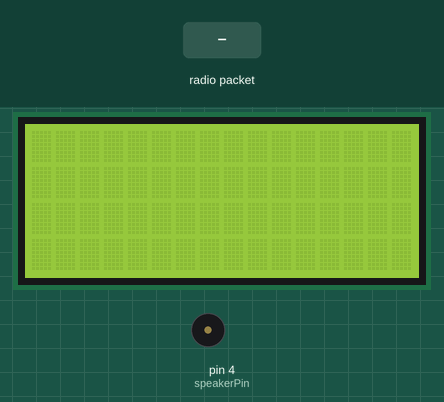
Simulated run of this sketch. Board: Arduino Uno, built with avr-gcc and run on an emulated ATmega328P. Shown: 16×4 character LCD, buzzer (waves = sounding). Inputs (shaded band) come from the test bench. No radio packets arrive unless stated; what the sketch prints to the serial monitor is not drawn.

Above: at 3.5 s.
3.6 s: radio packet "1" arrives
At 4.6 s:
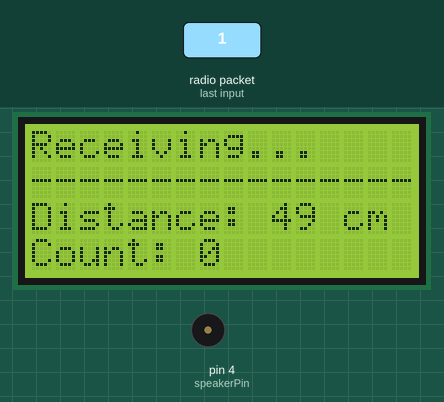
5.2 s: radio packet "0" arrives
At 5.29 s:
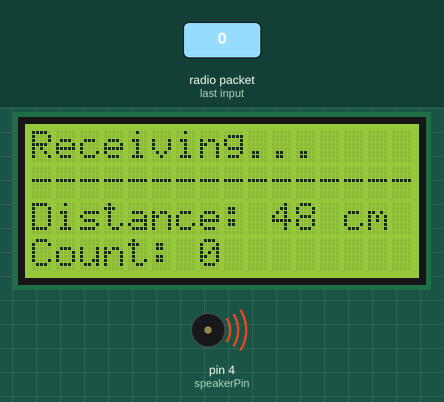
6.8 s: radio packet "2" arrives
At 8.3 s:
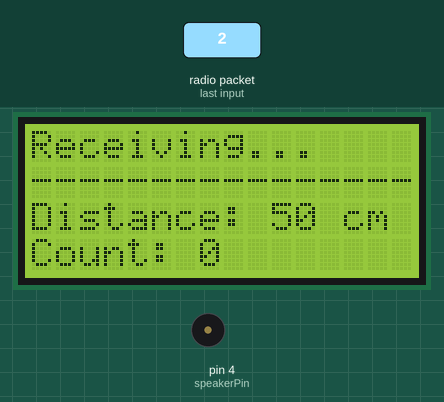
Timing chart, 0 to 9.8 s (numbered marks = the images above; inputs shaded):
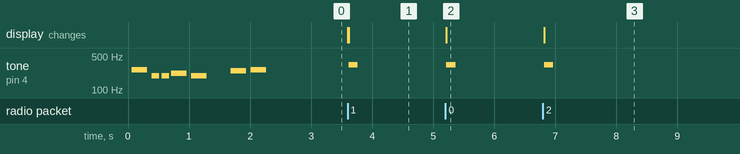

Measured:
- after the input at 3.6 s, tone on pin 4 (speakerPin): silent → 330 Hz at once, → silent 0.15 s later; the display: first changes at once (image 1 shows a later state)
- after the input at 5.2 s, tone on pin 4 (speakerPin): silent → 330 Hz at once, → silent 0.15 s later; the display: changes at once (image 2)
- after the input at 6.8 s, tone on pin 4 (speakerPin): silent → 330 Hz at once, → silent 0.15 s later; the display: changes at once (image 3)

The sketch:

rx_ping.ino
```cpp
// ask_receiver.pde
// -*- mode: C++ -*-
// Simple example of how to use RadioHead to receive messages
// with a simple ASK transmitter in a very simple way.
// Implements a simplex (one-way) receiver with an Rx-B1 module

#include <RH_ASK.h>
#include <SPI.h> // Not actualy used but needed to compile
#include <LiquidCrystal.h>
#include <NewTone.h>
#include "pitches.h"


RH_ASK driver(2000, 6, 100);
LiquidCrystal lcd(7,9,10,11,12,13);

struct dataStruct{
  int distance;
  unsigned long counter;
}myData;
String dist_string, count_string;
bool a;
int b, d;

const int speakerPin = 4;
int c_chord[] = {
  NOTE_C3, NOTE_E3, NOTE_G3, NOTE_C4,  NOTE_E4, NOTE_G4, NOTE_C5,
  };
int melody[] = {
   NOTE_C4, NOTE_G3, NOTE_G3, NOTE_A3, NOTE_G3, 0, NOTE_B3, NOTE_C4
  };

int noteDurations[] = {
  4, 8, 8, 4, 4, 4, 4, 4
  };

void setup()
{
    lcd.begin(16,4);
    Serial.begin(9600);  // Debugging only
    if (!driver.init())
         Serial.println("init failed");
    Serial.println("init succeeded");

    for(int note = 0; note < 8; note++ ){
      int noteDuration = 1000 / noteDurations[note];
      NewTone(speakerPin, melody[note], noteDuration);
      int pauseBetweenNotes = noteDuration * 1.30;
      delay(pauseBetweenNotes);
      // stop the tone playing:
      noNewTone(speakerPin);
    }

}

void loop()
{
    uint8_t buf[RH_ASK_MAX_MESSAGE_LEN];
    uint8_t buflen = sizeof(buf);

    if (driver.recv(buf, &buflen)) // Non-blocking
    {
  int i;

  // Message with a good checksum received, dump it.
  driver.printBuffer("Got:", buf, buflen);
  memcpy(&myData, buf, sizeof(myData));
  d = int(myData.distance);
  lcd.setCursor(0,0);
  lcd.print("Receiving...");
  delay(10);
  Serial.println("");
  Serial.print(" Distance: ");
  Serial.print(myData.distance);

  dist_string = "Distance: " + String(myData.distance) + " cm  ";
  count_string = "Count: " + String(myData.counter);
  lcd.setCursor(0,1);
  lcd.print ("----------------");
  lcd.setCursor(0,2);
  lcd.print(dist_string);
  lcd.setCursor(0,3);
  lcd.print(count_string);
  Serial.print("  counter: ");
  Serial.println(myData.counter);

  if (d > 2 && d < 15){
      b = 0;
  }
  else if (d > 14 && d < 25) {
      b = 1;
  }
  else if (d > 24 && d < 35){
      b =  2;
  }
  else if (d > 34 && d < 45){
      b =  3;
  }
  else if (d > 44 && d < 55){
      b =  4;
  }
  else if (d > 54 && d < 65){
      b =  5;
  }
  else if (d > 66 && d < 75){
      b =  6;
  }
  else{
      b = 1000;
  }
  if (b < 500) {
      NewTone(speakerPin, c_chord[b], 350);
      delay(150);
      noNewTone(speakerPin);
    }

    }
}
```

pitches.h
```cpp
/*************************************************
 * Public Constants
 *************************************************/

#define NOTE_B0  31
#define NOTE_C1  33
#define NOTE_CS1 35
#define NOTE_D1  37
#define NOTE_DS1 39
#define NOTE_E1  41
#define NOTE_F1  44
#define NOTE_FS1 46
#define NOTE_G1  49
#define NOTE_GS1 52
#define NOTE_A1  55
#define NOTE_AS1 58
#define NOTE_B1  62
#define NOTE_C2  65
#define NOTE_CS2 69
#define NOTE_D2  73
#define NOTE_DS2 78
#define NOTE_E2  82
#define NOTE_F2  87
#define NOTE_FS2 93
#define NOTE_G2  98
#define NOTE_GS2 104
#define NOTE_A2  110
#define NOTE_AS2 117
#define NOTE_B2  123
#define NOTE_C3  131
#define NOTE_CS3 139
#define NOTE_D3  147
#define NOTE_DS3 156
#define NOTE_E3  165
#define NOTE_F3  175
#define NOTE_FS3 185
#define NOTE_G3  196
#define NOTE_GS3 208
#define NOTE_A3  220
#define NOTE_AS3 233
#define NOTE_B3  247
#define NOTE_C4  262
#define NOTE_CS4 277
#define NOTE_D4  294
#define NOTE_DS4 311
#define NOTE_E4  330
#define NOTE_F4  349
#define NOTE_FS4 370
#define NOTE_G4  392
#define NOTE_GS4 415
#define NOTE_A4  440
#define NOTE_AS4 466
#define NOTE_B4  494
#define NOTE_C5  523
#define NOTE_CS5 554
#define NOTE_D5  587
#define NOTE_DS5 622
#define NOTE_E5  659
#define NOTE_F5  698
#define NOTE_FS5 740
#define NOTE_G5  784
#define NOTE_GS5 831
#define NOTE_A5  880
#define NOTE_AS5 932
#define NOTE_B5  988
#define NOTE_C6  1047
#define NOTE_CS6 1109
#define NOTE_D6  1175
#define NOTE_DS6 1245
#define NOTE_E6  1319
#define NOTE_F6  1397
#define NOTE_FS6 1480
#define NOTE_G6  1568
#define NOTE_GS6 1661
#define NOTE_A6  1760
#define NOTE_AS6 1865
#define NOTE_B6  1976
#define NOTE_C7  2093
#define NOTE_CS7 2217
#define NOTE_D7  2349
#define NOTE_DS7 2489
#define NOTE_E7  2637
#define NOTE_F7  2794
#define NOTE_FS7 2960
#define NOTE_G7  3136
#define NOTE_GS7 3322
#define NOTE_A7  3520
#define NOTE_AS7 3729
#define NOTE_B7  3951
#define NOTE_C8  4186
#define NOTE_CS8 4435
#define NOTE_D8  4699
#define NOTE_DS8 4978
```
